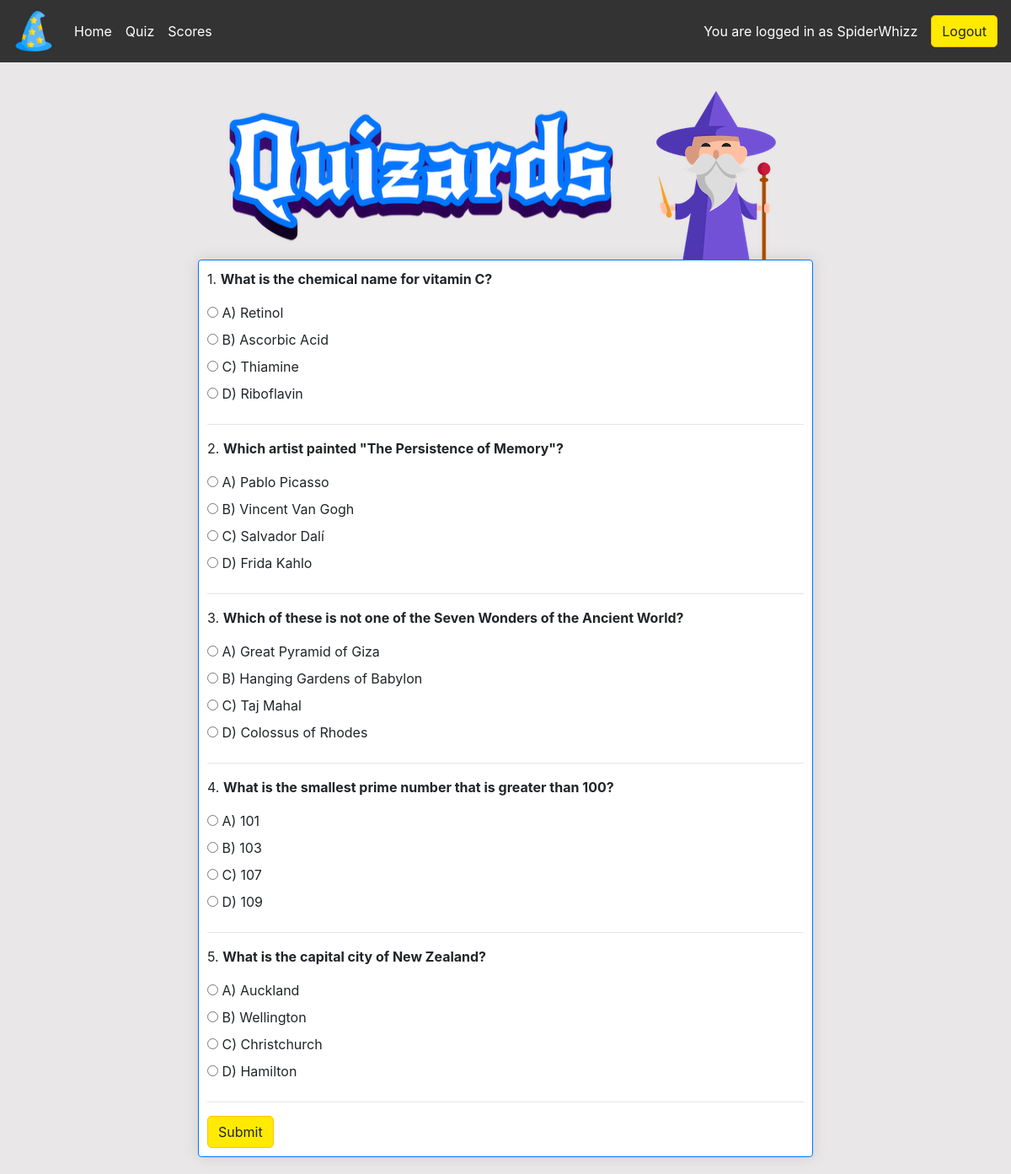
Page /quiz/ (signed in) on the committed database.
### quiz/models.py (models this page shows, shortened)
class CustomUserModel(AbstractUser):
    birthdate = models.DateField(null=True, blank=True)

class Multiple_choice_trivia(models.Model):
    question = models.CharField(max_length=256, unique=True)
    option_a = models.CharField(max_length=100, unique=False)
    option_b = models.CharField(max_length=100, unique=False)
    option_c = models.CharField(max_length=100, unique=False)
    option_d = models.CharField(max_length=100, unique=False)
    answer = models.IntegerField(choices=OPTIONS, default=0)

### quiz/views.py (the view)
# urls.py: path('quiz/', QuizPage, name='quiz'),
def QuizPage(request):
    if request.method == 'POST':
        questions = Multiple_choice_trivia.objects.filter(question__in=request.POST.getlist('question_id'))
        score = 0
        for question in questions:
            selected_answer = request.POST.get(f'q-{question.question}')
            if selected_answer == 'A':
                selected_answer = 0
            if selected_answer == 'B':
                selected_answer = 1
            if selected_answer == 'C':
                selected_answer = 2
            if selected_answer == 'D':
                selected_answer = 3
            if selected_answer == question.answer:
                score += 1
        message = get_score_message(score)
        return JsonResponse({'score': score, 'message': message})
    else:
        questions = Multiple_choice_trivia.objects.all().order_by('?')[:5]
        return render(request, 'quiz.html', {'questions': questions})

### templates/quiz.html (shortened to what this page needs)
{% extends 'base.html' %}
{% load static %}
{% block content %}
<div class="row">
    <div class="col-lg-8 mx-auto">
        <div class="quiz-page-header">
            <img src="/static/images/quizards-text-logo.webp" alt="Quizards text logo">
            <div>
                <img src="/static/images/quizzard-img.webp" alt="Quizard character">
            </div>
        </div>
        <div class="box-element question-card mx-auto">
            {% if user.is_authenticated %}
            <form method="post" id="quiz-form">
                {% for question in questions %}
                <div class="question">
                    <p>{{ forloop.counter }}. <strong>{{ question.question }}</strong></p>
                    <input type="radio" name="q-{{ question.question }}" value="A" id="q{{ forloop.counter }}_a" required>
                    <label for="q{{ forloop.counter }}_a">A) {{ question.option_a }}</label><br>
                    <input type="radio" name="q-{{ question.question }}" value="B" id="q{{ forloop.counter }}_b">
                    <label for="q{{ forloop.counter }}_b">B) {{ question.option_b }}</label><br>
                    <input type="radio" name="q-{{ question.question }}" value="C" id="q{{ forloop.counter }}_c">
                    <label for="q{{ forloop.counter }}_c">C) {{ question.option_c }}</label><br>
                    <input type="radio" name="q-{{ question.question }}" value="D" id="q{{ forloop.counter }}_d">
                    <label for="q{{ forloop.counter }}_d">D) {{ question.option_d }}</label>
                </div>
                <hr>
                {% endfor %}
                <button type="submit" class="btn btn-warning">Submit</button>
            </form>
            {% else %}
            <p>You must be signed in to take the quiz.</p>
            <a href="{% url 'login' %}" class="btn btn-warning">Login/Signup</a>
            {% endif %}
        </div>
    </div>
</div>
{% endblock %}

### templates/base.html (shortened to what this page needs)
{% url 'account_login' as login_url %}
{% url 'account_signup' as signup_url %}
{% url 'account_logout' as logout_url %}
<!DOCTYPE html>
{% load static %}
<html lang="en">
<head>
    <link rel="stylesheet" href="https://stackpath.bootstrapcdn.com/bootstrap/4.4.1/css/bootstrap.min.css"
>
    <link rel="stylesheet" type="text/css" href="{% static 'css/style.css' %}">
</head>
<body>
    <nav class="navbar navbar-expand-lg navbar-dark bg-dark">
        <a class="navbar-brand" href="/"><img class="logo-img"
                src="{% static 'images/favicon.ico' %}" alt="Quizards logo"></a>
        <div class="collapse navbar-collapse" id="navbarSupportedContent">
            <ul class="navbar-nav mr-auto">
                <li class="nav-item">
                    <a class="nav-link" href="{% url 'home' %}">Home</a>
                </li>
                <a class="nav-link" href="/quiz">Quiz</a>
                <a class="nav-link" href="/scores">Scores</a>
            </ul>
            <div class="form-inline my-2 my-lg-0">
                {% if user.is_authenticated %}
                <p class="text-end m-3 user-status">You are logged in as {{ user.username }}</p>
                <a href="{% url 'logout' %}" class="btn btn-warning">Logout</a>
                {% else %}
                <p class="text-end m-3 user-status">You are not logged in</p>
                <a href="{% url 'login' %}" class="btn btn-warning">Login/Signup</a>
                {% endif %}
            </div>
        </div>
    </nav>
    <div class="container">
        <br>
        {% block content %}
        {% endblock content %}
    </div>
</body>
</html>

### static/css/style.css (style rules this page uses)
body { background-color: hsl(0, 5%, 91%); }
.box-element { border: solid 1px rgb(0, 119, 255); box-shadow:hsl(0, 0%, 80%) 0 0 16px; background-color: #fff; border-radius: 4px; padding: 10px; }
.bg-dark { background-color: #333333!important; }
.nav-link { color: #FFFFFF!important; }
.col-lg-4, .col-lg-6, .col-lg-8, .col-lg-12 { margin-top: 10px; }
.btn { border-radius: 5px; }
.btn-warning { background-color: #FFEA00!important; }
.user-status { color: #ffffff!important; }
.question-card { margin-bottom: 20px; }
.quiz-page-header { display: flex; flex-wrap: wrap; justify-content: center; width: 100%; margin: auto; }

### rows in the picture
CustomUserModel: username "SpiderWhizz"
Multiple_choice_trivia: question "What is the chemical name for vitamin C?", option_a "Retinol", option_b "Ascorbic Acid", option_c "Thiamine", option_d "Riboflavin"
Multiple_choice_trivia: question "Which artist painted \"The Persistence of Memory\"?", option_a "Pablo Picasso", option_b "Vincent Van Gogh", option_c "Salvador Dalí", option_d "Frida Kahlo"
Multiple_choice_trivia: question "Which of these is not one of the Seven Wonders of the Ancient World?", option_a "Great Pyramid of Giza", option_b "Hanging Gardens of Babylon", option_c "Taj Mahal", option_d "Colossus of Rhodes"
Multiple_choice_trivia: question "What is the smallest prime number that is greater than 100?", option_a "101", option_b "103", option_c "107", option_d "109"
Multiple_choice_trivia: question "What is the capital city of New Zealand?", option_a "Auckland", option_b "Wellington", option_c "Christchurch", option_d "Hamilton"
